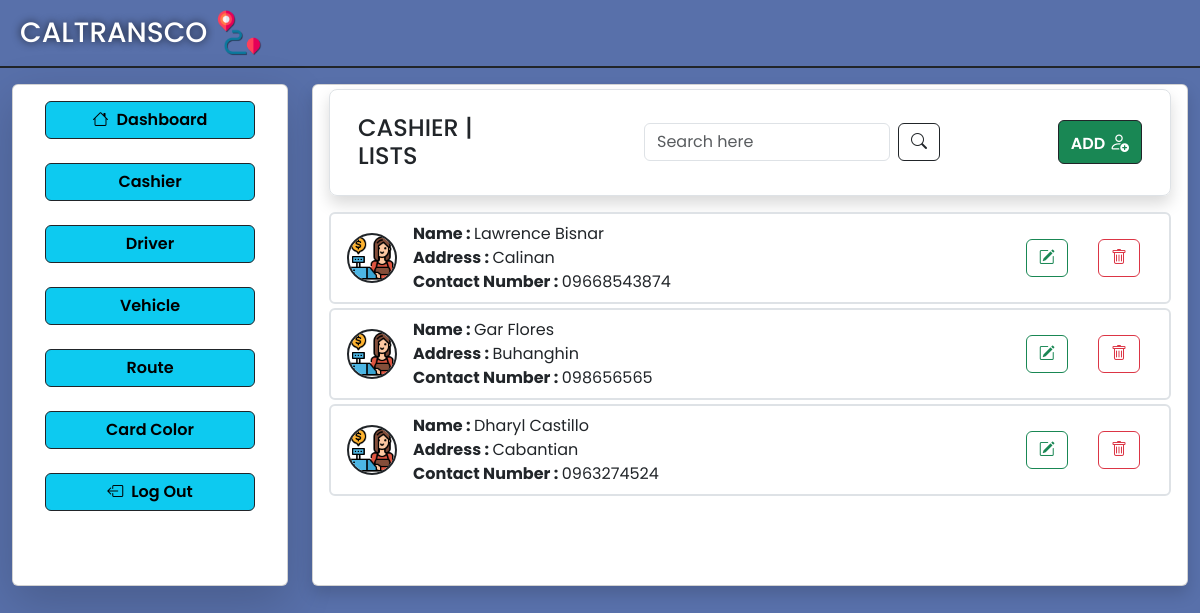
Page /Cashier/view_cashier.php on the committed database.
### tables this page shows
CREATE TABLE `cashier` (
  `cashier_id` int(11) NOT NULL,
  `cashier_fname` varchar(50) NOT NULL,
  `cashier_lname` varchar(50) NOT NULL,
  `cashier_address` varchar(100) NOT NULL,
  `cashier_contactNum` varchar(20) NOT NULL,
  `cashier_name` varchar(255) DEFAULT NULL
);

### Cashier/view_cashier.php (the view, shortened to what this page needs)
<!DOCTYPE html>
<html lang="en">
<?php
include "../Database/db_connect.php";
require "../global/head.php";
?>
<body>
   <div class="con-bg container-fluid vh-100">
      <div class="row border border-start-0 border-end-0 border-top-0 border-2 border-dark pb-2">
         <div class="col d-flex gap-2 ms-2 mt-2">
            <a href="../AdminUI/adminDashboard.php" style="text-decoration: none;" class="d-flex gap-2">
               <h1 class="fs-3 mt-2 text-white" style="text-shadow: 0px 0px 8px rgba(0, 0, 0, 0.8);">CALTRANSCO</h1>
               <img src="../images/image.png" alt="" class="img-fluid " width="50" height="50">
            </a>
         </div>
      </div>
      <div class="row pt-3">
         <div class="col col-3">
            <div class="card shadow-lg">
               <div style="height: 500px;" class="card_css card-body">
                  <div class="mx-3 mb-3">
                     <a class="btn btn-info w-100 fw-semibold  mb-2 border border-1 border-dark" href="../AdminUI/adminDashboard.php"><i class="bi bi-house me-2"></i>Dashboard</a>
                  </div>
                  <div class="mx-3 mb-3">
                     <a class="btn btn-info w-100 fw-semibold  mb-2 border border-1 border-dark" href="../Cashier/view_cashier.php">Cashier</a>
                  </div>
                  <div class="mx-3 mb-3">
                     <a class="btn btn-info w-100 fw-semibold mb-2 border border-1 border-dark" href="../Driver/view_driver.php">Driver</a>
                  </div>
                  <div class="mx-3 mb-3">
                     <a class="btn btn-info w-100 fw-semibold  mb-2 border border-1 border-dark" href="../Vehicle/view_vehicle.php">Vehicle</a>
                  </div>
                  <div class="mx-3 mb-3">
                     <a class="btn btn-info w-100 fw-semibold  mb-2 border border-1 border-dark" href="../Route/view_route.php">Route</a>
                  </div>
                  <div class="mx-3 mb-3">
                     <a class="btn btn-info w-100 fw-semibold  mb-2 border border-1 border-dark" href="../Card-color/view_card_color.php">Card Color</a>
                  </div>
                  <div class="mx-3">
                     <a href="../Login-Register/Login.php" class="btn btn-info w-100 border border-1 border-dark fw-semibold"><i class="bi bi-box-arrow-left me-2"></i>Log Out</a>
                  </div>
               </div>
            </div>
         </div>
         <div class="col col-9">
            <div class="card shadow">
               <div style="height: 500px;" class="card-body pt-1">
                  <div class="row rounded-3 border border-1 border-gray shadow  d-flex align-items-center mx-0 p-3 mb-3">
                     <div class="col col-3 d-flex align-items-center">
                        <h1 class="fs-4 pt-2">CASHIER | LISTS</h1>
                     </div>
                     <div class="col col-6 d-flex gap-2  ps-5">
                        <form method="GET" action="view_cashier.php" class="d-flex gap-2 ps-5">
                           <input type="text" name="query" class="form-control" placeholder="Search here" value="<?php echo isset($_GET['query']) ? $_GET['query'] : ''; ?>">
                           <button type="submit" class="btn btn-outline-dark"><i class="bi bi-search"></i></button>
                        </form>
                     </div>
                     <div class="col col-3 text-end">
                        <a class="btn btn-success border border-1 border-dark fw-semibold" href="add_cashier.php">ADD
                           <i class="bi fs-5 bi-person-add"></i>
                        </a>
                     </div>
                  </div>
                  <div style="max-height: 400px; overflow-y: auto;">
                     <?php
                     try {
                        $sql = "SELECT * FROM cashier";
                        $result = $conn->query($sql);
                        if ($result->num_rows > 0) {
                           while ($row = $result->fetch_assoc()) {
                     ?>
                              <ul class="list-group mb-1">
                                 <li class="list-group-item d-flex align-items-center justify-content-between border border-2">
                                    <div class="d-flex align-items-center">
                                       <div>
                                          <img src="../images/cashier.png" alt="" class="img-fluid rounded-pill border border-2 border-dark me-3" width="50" height="50">
                                       </div>
                                       <div>
                                          <span><strong>Name : </strong><?php echo $row['cashier_fname'] . ' ' . $row['cashier_lname']; ?></span><br>
                                          <span><strong>Address : </strong><?php echo $row['cashier_address']; ?></span><br>
                                          <span><strong>Contact Number : </strong><?php echo $row['cashier_contactNum']; ?></span>
                                       </div>
                                    </div>
                                    <div class="group-btn">
                                       <a href="../Cashier/edit_cashier.php?id=<?php echo $row['cashier_id']; ?>" class="btn"><i class="btn btn-outline-success bi bi-pencil-square"></i></a>
                                       <a href="../Operations/op_delete_cashier.php?id=<?php echo $row['cashier_id']; ?>" class="btn"><i class="btn btn-outline-danger bi bi-trash"></i></a>
                                    </div>
                                 </li>
                              </ul>
                     <?php
                           }
                        } else {
                           echo '<div class="text-center mt-3"><p class="text-muted fs-5">No cashiers found.</p></div>';
                        }
                     } catch (\Exception $e) {
                        die($e);
                     }
                     ?>
                  </div>
               </div>
            </div>
         </div>
      </div>
   </div>
</body>
</html>

### CSS/style.css (style rules this page uses)
* { font-family: 'Poppins', sans-serif; }
.con-bg { background-color: #5870aa; }

### rows in the picture
cashier: cashier_fname "Lawrence", cashier_lname "Bisnar", cashier_address "Calinan", cashier_contactNum "09668543874"
cashier: cashier_fname "Gar", cashier_lname "Flores", cashier_address "Buhanghin", cashier_contactNum "098656565"
cashier: cashier_fname "Dharyl", cashier_lname "Castillo", cashier_address "Cabantian", cashier_contactNum "0963274524"
